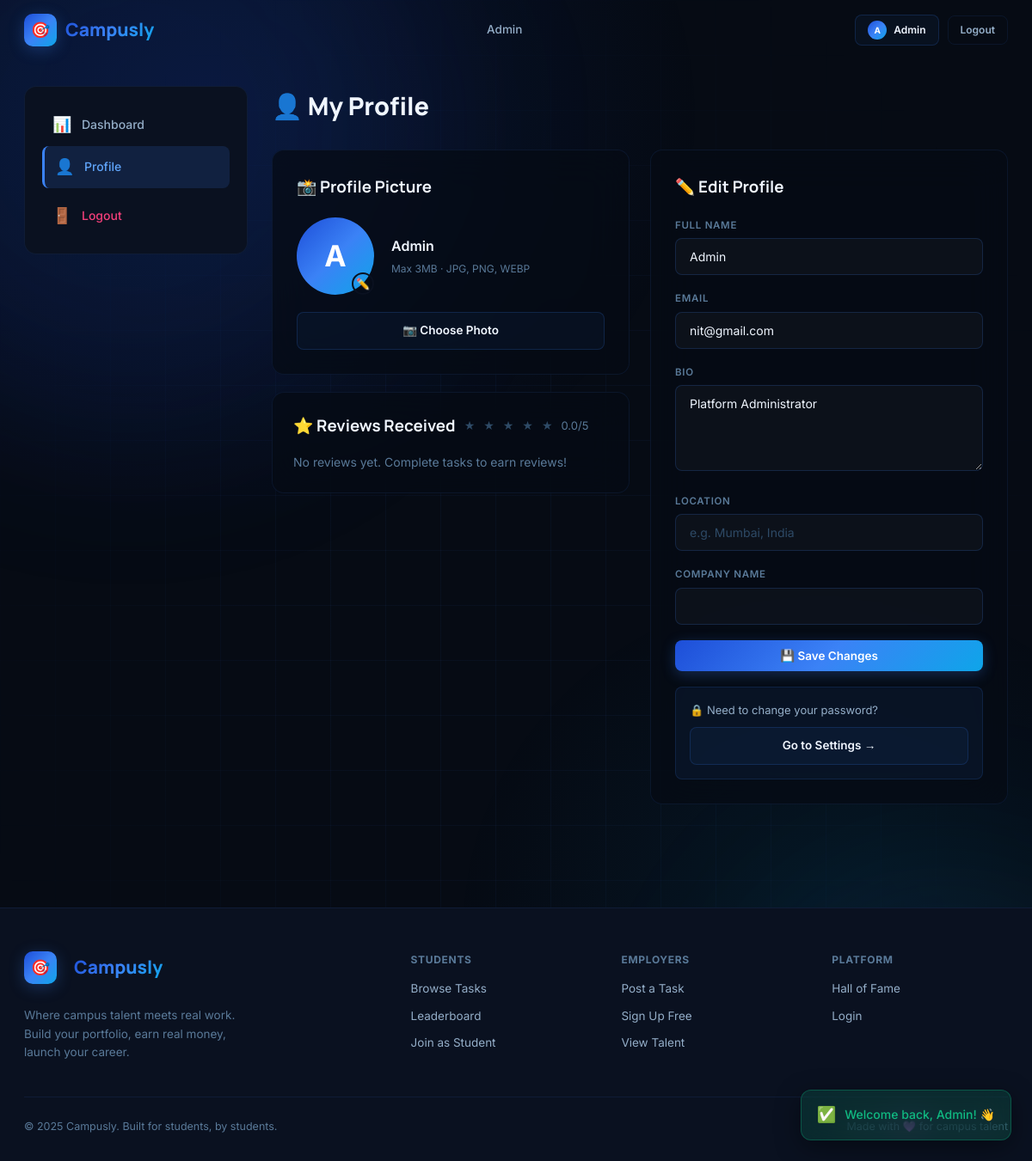
The app's page /profile.php (signed in) with its own data.
### tables this page shows
CREATE TABLE users (
  id                      INT AUTO_INCREMENT PRIMARY KEY,
  name                    VARCHAR(100)  NOT NULL,
  email                   VARCHAR(150)  NOT NULL UNIQUE,
  password                VARCHAR(255)  NOT NULL,
  role                    ENUM('candidate','employer','admin') DEFAULT 'candidate',
  university              VARCHAR(250),
  company_name            VARCHAR(150),
  bio                     TEXT,
  location                VARCHAR(100),
  skills                  VARCHAR(800),
  github                  VARCHAR(300),
  linkedin                VARCHAR(300),
  portfolio               VARCHAR(300),
  avatar                  VARCHAR(300)  DEFAULT NULL,
  is_banned               TINYINT(1)    DEFAULT 0,
  created_at              TIMESTAMP     DEFAULT CURRENT_TIMESTAMP
);

### profile.php (the view, shortened to what this page needs)
<?php
include 'db.php';
$uid  = (int)$_SESSION['user_id'];
$user = mysqli_fetch_assoc(mysqli_query($conn,"SELECT * FROM users WHERE id=$uid"));
$reviews = mysqli_query($conn,
  "SELECT r.*,u.name as reviewer_name,t.title as task_title
   FROM reviews r JOIN users u ON r.reviewer_id=u.id JOIN tasks t ON r.task_id=t.id
   WHERE r.reviewee_id=$uid ORDER BY r.created_at DESC LIMIT 10");
$avg_r = mysqli_fetch_assoc(mysqli_query($conn,"SELECT COALESCE(AVG(rating),0) as a FROM reviews WHERE reviewee_id=$uid"))['a'];
sort($universities);
include 'includes/head.php';
include 'includes/navbar.php';
?>
<div class="wrap">
<div class="dash-wrap">
  <aside class="sidebar">
    <div class="sidebar-card">
      <?php if($role==='candidate'): ?>
        <a href="candidate_dashboard.php" class="sidebar-link"><span class="si">🏠</span>Dashboard</a>
        <a href="browse_tasks.php"         class="sidebar-link"><span class="si">🔍</span>Browse Tasks</a>
        <a href="my_applications.php"      class="sidebar-link"><span class="si">📋</span>My Bids</a>
        <a href="saved_tasks.php"          class="sidebar-link"><span class="si">🔖</span>Saved Tasks</a>
        <a href="my_earnings.php"          class="sidebar-link"><span class="si">💰</span>Earnings</a>
        <a href="portfolio.php"            class="sidebar-link"><span class="si">🖼️</span>Portfolio</a>
        <a href="messages.php"             class="sidebar-link"><span class="si">💬</span>Messages</a>
        <a href="leaderboard.php"          class="sidebar-link"><span class="si">🏆</span>Leaderboard</a>
        <a href="notifications.php"        class="sidebar-link"><span class="si">🔔</span>Notifications</a>
      <?php else:  ?>
        <a href="admin_dashboard.php"       class="sidebar-link"><span class="si">📊</span>Dashboard</a>
      <?php endif; ?>
      <a href="profile.php"              class="sidebar-link active"><span class="si">👤</span>Profile</a>
      <a href="logout.php"               class="sidebar-link" style="color:var(--rose);margin-top:8px"><span class="si">🚪</span>Logout</a>
    </div>
  </aside>
  <main class="main-content">
    <div style="display:flex;align-items:center;justify-content:space-between;margin-bottom:28px;flex-wrap:wrap;gap:12px">
      <h1 style="font-family:var(--fh);font-size:1.8rem;font-weight:800">👤 My Profile</h1>
    </div>
    <div style="display:grid;grid-template-columns:1fr 1fr;gap:24px;align-items:start">
      <div>
        <div class="glass-dark" style="padding:28px;border-radius:var(--r);margin-bottom:20px">
          <h3 style="font-family:var(--fh);font-weight:700;margin-bottom:20px">📸 Profile Picture</h3>
          <div style="display:flex;align-items:center;gap:20px;margin-bottom:20px">
            <div style="position:relative">
              <?php if($user['avatar'] && file_exists($user['avatar'])): ?>
                <img src="<?= htmlspecialchars($user['avatar']) ?>" alt="Avatar"
                  style="width:90px;height:90px;border-radius:50%;object-fit:cover;border:3px solid var(--teal)">
              <?php else: ?>
                <div class="avatar avatar-xl"><?= strtoupper(substr($user['name'],0,1)) ?></div>
              <?php endif; ?>
              <label for="avatarInput" style="position:absolute;bottom:0;right:0;background:var(--teal);border-radius:50%;width:26px;height:26px;display:flex;align-items:center;justify-content:center;cursor:pointer;font-size:13px;border:2px solid var(--ink2)" title="Change photo">✏️</label>
            </div>
            <div>
              <div style="font-weight:600;font-size:1rem"><?= htmlspecialchars($user['name']) ?></div>
              <div style="color:var(--t3);font-size:12px;margin-top:4px">Max 3MB · JPG, PNG, WEBP</div>
            </div>
          </div>
          <form method="POST" enctype="multipart/form-data">
            <label for="avatarInput" class="btn btn-glass btn-full" style="cursor:pointer;justify-content:center">📷 Choose Photo</label>
          </form>
        </div>
        <div class="glass-dark" style="padding:24px;border-radius:var(--r)">
          <div style="display:flex;align-items:center;gap:10px;margin-bottom:16px">
            <h3 style="font-family:var(--fh);font-weight:700">⭐ Reviews Received</h3>
            <?php for($i=1;$i<=5;$i++): ?><span class="star <?= $i<=$avg_r?'on':'off' ?>">★</span><?php endfor; ?>
            <span style="font-size:13px;color:var(--t3)"><?= number_format($avg_r,1) ?>/5</span>
          </div>
          <?php if(mysqli_num_rows($reviews)===0): ?>
            <p style="color:var(--t3);font-size:14px">No reviews yet. Complete tasks to earn reviews!</p>
          <?php endif; ?>
        </div>
      </div>
      <div class="glass-dark" style="padding:28px;border-radius:var(--r)">
        <h3 style="font-family:var(--fh);font-weight:700;margin-bottom:20px">✏️ Edit Profile</h3>
        <form method="POST">
          <div class="fg">
            <label class="flabel">Full Name</label>
            <input type="text" name="name" class="finput" value="<?= htmlspecialchars($user['name']) ?>" required>
          </div>
          <div class="fg">
            <label class="flabel">Email</label>
            <input type="email" name="email" class="finput" value="<?= htmlspecialchars($user['email']) ?>" required>
          </div>
          <div class="fg">
            <label class="flabel">Bio</label>
            <textarea name="bio" class="finput" rows="3" placeholder="Tell us about yourself…"><?= htmlspecialchars($user['bio']??'') ?></textarea>
          </div>
          <div class="fg">
            <label class="flabel">Location</label>
            <input type="text" name="location" class="finput" value="<?= htmlspecialchars($user['location']??'') ?>" placeholder="e.g. Mumbai, India">
          </div>
          <?php if($role==='candidate'): ?>
          <div class="fg">
            <label class="flabel">University</label>
            <div style="position:relative" id="uni-wrap">
              <input type="text" id="uni-search" class="finput" placeholder="Search university…"
                value="<?= htmlspecialchars($user['university']??'') ?>" autocomplete="off">
              <input type="hidden" name="university" id="uni-val" value="<?= htmlspecialchars($user['university']??'') ?>">
              <div id="uni-dropdown" style="display:none;position:absolute;top:100%;left:0;right:0;background:var(--ink2);border:1px solid var(--border2);border-radius:10px;max-height:200px;overflow-y:auto;z-index:500;box-shadow:0 12px 30px rgba(0,0,0,0.4)">
                <?php foreach($universities as $u): ?>
                  <div class="uni-opt" data-val="<?= htmlspecialchars($u) ?>"
                    style="padding:9px 14px;cursor:pointer;font-size:13px;color:var(--t2);border-bottom:1px solid var(--border);transition:var(--tr)">
                    <?= htmlspecialchars($u) ?>
                  </div>
                <?php endforeach; ?>
              </div>
            </div>
          </div>
          <div class="fg">
            <label class="flabel">Skills <span style="color:var(--t3);font-weight:400">(comma-separated)</span></label>
            <input type="text" name="skills" class="finput" value="<?= htmlspecialchars($user['skills']??'') ?>" placeholder="React, Figma, Python, MySQL…">
          </div>
          <div class="fg">
            <label class="flabel">GitHub</label>
            <div class="fwrap"><span class="ficon">🐙</span>
              <input type="url" name="github" class="finput" value="<?= htmlspecialchars($user['github']??'') ?>" placeholder="https://github.com/username">
            </div>
          </div>
          <div class="fg">
            <label class="flabel">LinkedIn</label>
            <div class="fwrap"><span class="ficon">💼</span>
              <input type="url" name="linkedin" class="finput" value="<?= htmlspecialchars($user['linkedin']??'') ?>">
            </div>
          </div>
          <div class="fg">
            <label class="flabel">Portfolio URL</label>
            <div class="fwrap"><span class="ficon">🌐</span>
              <input type="url" name="portfolio" class="finput" value="<?= htmlspecialchars($user['portfolio']??'') ?>">
            </div>
          </div>
          <?php else: ?>
          <div class="fg">
            <label class="flabel">Company Name</label>
            <input type="text" name="company_name" class="finput" value="<?= htmlspecialchars($user['company_name']??'') ?>">
          </div>
          <?php endif; ?>
          <button type="submit" class="btn btn-brand btn-full">💾 Save Changes</button>
        </form>
        <div style="margin-top:18px;padding:16px;background:rgba(59,130,246,0.07);border:1px solid rgba(59,130,246,0.15);border-radius:var(--rs)">
          <div style="font-size:13px;color:var(--t2);margin-bottom:10px">🔒 Need to change your password?</div>
          <a href="notification_settings.php#password" class="btn btn-glass btn-full" style="justify-content:center">Go to Settings →</a>
        </div>
      </div>
    </div>
  </main>
</div>
</div>
<?php include 'includes/footer.php'; ?>

### style.css (style rules this page uses)
:root { --ink:#060b14; --ink2:#0a1120; --ink3:#0e1929; --ink4:#132035; --surface:rgba(59,130,246,0.05); --surface2:rgba(59,130,246,0.1); --border:rgba(59,130,246,0.1); --border2:rgba(59,130,246,0.18); --blue:#3b82f6; --blue2:#60a5fa; --blue-dark:#1d4ed8; --blue-glow:rgba(59,130,246,0.28); --indigo:#6366f1; --indigo2:#818cf8; --indigo-glow:rgba(99,102,241,0.25); --sky:#0ea5e9; --sky-glow:rgba(14,165,233,0.2); --violet:#3b82f6; --violet2:#60a5fa; --violet-glow:rgba(59,130,246,0.28); --rose:#f43f7a; --rose-glow:rgba(244,63,122,0.2); --amber:#f59e0b; --amber-glow:rgba(245,158,11,0.2); --cyan:#0ea5e9; --cyan-glow:rgba(14,165,233,0.18); --emerald:#10b981; --emerald-glow:rgba(16,185,129,0.2); --grad-brand:linear-gradient(135deg,#1d4ed8 0%,#3b82f6 50%,#0ea5e9 100%); --grad-cool:linear-gradient(135deg,#1d4ed8,#0ea5e9); --grad-warm:linear-gradient(135deg,#3b82f6,#6366f1); --t1:#f0f6ff; --t2:#94aec8; --t3:#5a7a99; --t4:#2e4a66; --r:14px; --rs:8px; --rl:20px; --tr:all 0.22s cubic-bezier(.4,0,.2,1); --fh:'Manrope',sans-serif; --fb:'Inter',sans-serif; }
* { box-sizing:border-box;margin:0;padding:0 }
html { scroll-behavior:smooth }
body { font-family:var(--fb);background:var(--ink);color:var(--t1);min-height:100vh;overflow-x:hidden;line-height:1.6 }
a { text-decoration:none;color:inherit }
.wrap { position:relative;z-index:1 }
.glass-dark { background:rgba(6,11,20,0.75);backdrop-filter:blur(24px);border:1px solid var(--border) }
.btn { display:inline-flex;align-items:center;justify-content:center;gap:8px;padding:10px 20px;border-radius:var(--rs);font-family:var(--fb);font-size:13.5px;font-weight:600;cursor:pointer;transition:var(--tr);border:none;white-space:nowrap }
.btn-brand { background:var(--grad-brand);color:#fff;box-shadow:0 4px 16px var(--blue-glow) }
.btn-glass { background:var(--surface);color:var(--t1);border:1px solid var(--border2) }
.btn-full { width:100% }
.fg { margin-bottom:18px }
.flabel { display:block;margin-bottom:6px;font-size:11.5px;font-weight:600;color:var(--t3);text-transform:uppercase;letter-spacing:.7px }
.finput { width:100%;padding:12px 16px;background:rgba(255,255,255,0.03);border:1px solid var(--border2);border-radius:var(--rs);color:var(--t1);font-family:var(--fb);font-size:14px;transition:var(--tr);outline:none }
.finput::placeholder { color:var(--t4) }
textarea.finput { resize:vertical;min-height:100px }
.star { font-size:14px }
.star.off { color:var(--t4) }
.avatar { width:40px;height:40px;border-radius:50%;background:var(--grad-brand);display:flex;align-items:center;justify-content:center;font-weight:700;font-size:15px;color:#fff;flex-shrink:0 }
.avatar-xl { width:90px;height:90px;font-size:34px }
.dash-wrap { display:grid;grid-template-columns:260px 1fr;gap:28px;padding:100px 28px 40px;max-width:1300px;margin:0 auto;min-height:100vh }
.sidebar { position:sticky;top:100px;height:fit-content }
.sidebar-card { background:var(--ink2);border:1px solid var(--border);border-radius:var(--r);padding:20px;margin-bottom:16px }
.sidebar-link { display:flex;align-items:center;gap:10px;padding:10px 12px;border-radius:var(--rs);color:var(--t2);font-size:14px;font-weight:500;transition:var(--tr);cursor:pointer;text-decoration:none }
.sidebar-link:hover,.sidebar-link.active { color:var(--t1);background:var(--surface2) }
.sidebar-link.active { background:rgba(59,130,246,0.15);color:var(--blue2);border-left:3px solid var(--blue) }
.sidebar-link .si { font-size:18px;width:24px }
.main-content { min-width:0 }

### records on screen
users: name "A", name "Admin", email "nit@gmail.com", bio "Platform Administrator"

### other values on screen
substr($user_name,0,1) "A"
explode(' ',$user_name)[0] "Admin"
$avg_r "0.0"
